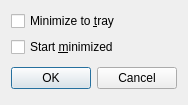
<?xml version="1.0" encoding="UTF-8"?>
<ui version="4.0">
 <class>OptionsDialog</class>
 <widget class="QDialog" name="OptionsDialog">
  <property name="geometry">
   <rect>
    <x>0</x>
    <y>0</y>
    <width>182</width>
    <height>97</height>
   </rect>
  </property>
  <property name="windowTitle">
   <string>Options</string>
  </property>
  <layout class="QVBoxLayout" name="verticalLayout">
   <item>
    <widget class="QCheckBox" name="minimizeToTray">
     <property name="text">
      <string>Minimize to &amp;tray</string>
     </property>
    </widget>
   </item>
   <item>
    <widget class="QCheckBox" name="startMinimized">
     <property name="text">
      <string>Start &amp;minimized</string>
     </property>
    </widget>
   </item>
   <item>
    <layout class="QHBoxLayout">
     <property name="spacing">
      <number>6</number>
     </property>
     <property name="leftMargin">
      <number>0</number>
     </property>
     <property name="topMargin">
      <number>0</number>
     </property>
     <property name="rightMargin">
      <number>0</number>
     </property>
     <property name="bottomMargin">
      <number>0</number>
     </property>
     <item>
      <spacer>
       <property name="orientation">
        <enum>Qt::Horizontal</enum>
       </property>
       <property name="sizeHint" stdset="0">
        <size>
         <width>131</width>
         <height>31</height>
        </size>
       </property>
      </spacer>
     </item>
     <item>
      <widget class="QPushButton" name="okButton">
       <property name="text">
        <string>OK</string>
       </property>
      </widget>
     </item>
     <item>
      <widget class="QPushButton" name="cancelButton">
       <property name="text">
        <string>Cancel</string>
       </property>
      </widget>
     </item>
    </layout>
   </item>
  </layout>
 </widget>
 <resources/>
 <connections>
  <connection>
   <sender>okButton</sender>
   <signal>clicked()</signal>
   <receiver>OptionsDialog</receiver>
   <slot>accept()</slot>
   <hints>
    <hint type="sourcelabel">
     <x>278</x>
     <y>253</y>
    </hint>
    <hint type="destinationlabel">
     <x>96</x>
     <y>254</y>
    </hint>
   </hints>
  </connection>
  <connection>
   <sender>cancelButton</sender>
   <signal>clicked()</signal>
   <receiver>OptionsDialog</receiver>
   <slot>reject()</slot>
   <hints>
    <hint type="sourcelabel">
     <x>369</x>
     <y>253</y>
    </hint>
    <hint type="destinationlabel">
     <x>179</x>
     <y>282</y>
    </hint>
   </hints>
  </connection>
 </connections>
</ui>
